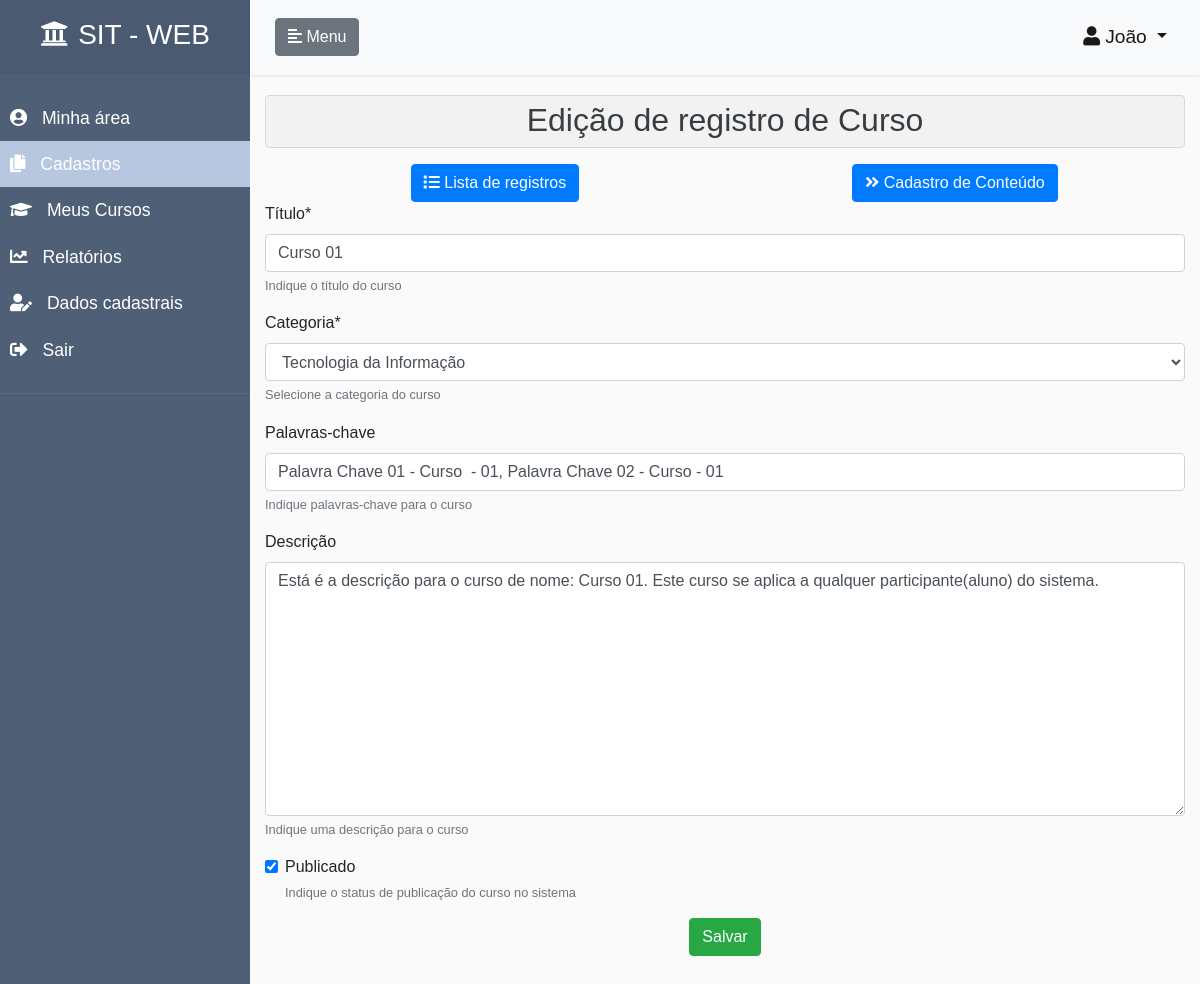
/edita-curso/1 (signed in), run on the app's committed database.
### accounts/models.py (models this page shows, shortened)
class CustomUser(AbstractUser):
    ALUNO = 1
    INSTRUTOR = 2
    ADMINISTRADOR = 3
    PERFIS = (
        (ALUNO, 'Aluno'),
        (INSTRUTOR, 'Instrutor'),
        (ADMINISTRADOR, 'Administrador'),
    )
    email = models.EmailField(unique=True)
    username = models.CharField(
        max_length=150,
        null=True,
        blank=True,
    )
    perfil = models.PositiveSmallIntegerField(
        choices=PERFIS,
        null=True,
        blank=True
    )
    REQUIRED_FIELDS = []
    USERNAME_FIELD = 'email'
    def tem_perfil_aluno(self):
        if self.perfil == self.ALUNO:
            return True
        return False
    def tem_perfil_instrutor(self):
        if self.perfil == self.INSTRUTOR:
            return True
        return False
    def tem_perfil_administrador(self):
        if self.perfil == self.ADMINISTRADOR or self.is_staff:
            return True
        return False

### core/models.py (models this page shows, shortened)
class Curso(models.Model):
    objects = CursoManager()
    titulo = models.CharField(
        unique=True,
        max_length=70,
        verbose_name=u"título",
        help_text=u"Indique o título do curso"
    )
    categoria = models.ForeignKey(
        Categoria,
        on_delete=models.CASCADE,
        help_text=u"Selecione a categoria do curso"
    )
    usuario = models.ForeignKey(
        AUTH_USER_MODEL,
        on_delete=models.CASCADE
    )
    nome_instrutor = models.CharField(
        null=True,
        verbose_name=u"Nome do instrutor",
        help_text=u"Indique o nome do instrutor do curso",
        blank=True,
        max_length=50
    )
    palavras_chaves = models.CharField(
        max_length=150,
        verbose_name=u"Palavras-chave",
        help_text=u"Indique palavras-chave para o curso",
        null=True,
        blank=True
    )
    descricao = models.TextField(
        max_length=250,
        verbose_name=u"descrição",
        help_text=u"Indique uma descrição para o curso",
        null=True,
        blank=True
    )
    publicado = models.BooleanField(
        default=False,
        help_text=u"Indique o status de publicação do curso no sistema",
    )
    data_publicado = models.DateTimeField(
        null=True,
        blank=True
    )
    data_criacao = models.DateTimeField(
        auto_now_add=True,
        null=True,
        blank=True
    )
    data_atualizacao = models.DateTimeField(
        auto_now=True,
        null=True,
        blank=True
    )
    class Meta:
        verbose_name = "Curso"
        verbose_name_plural = "Cursos"
    class CustomMeta:
        ordering_field = 'titulo'
        search_fields = ['titulo', 'categoria__titulo', 'usuario__first_name',
                         'nome_instrutor', 'palavras_chaves', 'descricao']

class Categoria(models.Model):
    objects = CategoriaManager()
    titulo = models.CharField(
        max_length=40,
        verbose_name=u"título",
        help_text=u"Indique o título da categoria"
    )
    data_criacao = models.DateTimeField(
        auto_now_add=True,
        null=True,
        blank=True
    )
    data_atualizacao = models.DateTimeField(
        auto_now=True,
        null=True,
        blank=True
    )
    class Meta:
        verbose_name = "Categoria"
        verbose_name_plural = "Categorias"
    def __str__(self):
        return self.titulo
    class CustomMeta:
        ordering_field = 'titulo'
        search_fields = ['titulo',]

### core/views.py (the view)
# urls.py: path('edita-curso/<int:id>',           editaRegistroView,  {'modelo': Curso},          name='edita-curso'),
@login_required
def editaRegistroView(request, id, modelo):
    perfil_aluno = False
    perfil_instrutor = False
    perfil_administrador = False
    if request.user.tem_perfil_aluno():
        return trata_usuario_sem_permissao(request)
    if request.user.tem_perfil_administrador():
        perfil_administrador = True
    if request.user.tem_perfil_instrutor():
        perfil_instrutor = True
    if modelo == Avaliacao:
        return trata_usuario_sem_permissao(request)
    if modelo == Inscricao:
        return trata_usuario_sem_permissao(request)
    nomeModelo = modelo._meta.verbose_name
    nomeModeloPlural = remover_acentos(modelo._meta.verbose_name_plural.lower())
    if nomeModelo == "Curso":
        edicao_curso = True
    else:
        edicao_curso = False
    tituloPagina = f"Edição de registro de {nomeModelo}"
    nomeLinkRedirecionamento = f"cadastros-{nomeModeloPlural}"
    try:
        objeto = modelo.objects.obtem_objetos_por_perfil_usuario(
            request.user).filter(pk=id)[0]
        publicado = None
        if modelo == Curso:
            publicado = objeto.publicado
    except:
        return trata_erro_404(request, None)
    if modelo == Curso:
        perfil_usuario_curso_instrutor = objeto.usuario.tem_perfil_instrutor()
        if perfil_usuario_curso_instrutor:
            formModelo = CursoForm
        else:
            formModelo = CursoAdminForm
    else:
        formModelo = forms[remover_acentos(nomeModelo.lower())]
    form = formModelo(instance=objeto, user=request.user)
    if request.method == 'POST':
        form = formModelo(data=request.POST, instance=objeto, user=request.user)
        if(form.is_valid()):
            objeto = form.save(commit=False)
            if modelo == Curso:
                if objeto.usuario is None:
                    objeto.usuario = request.user
                if publicado is not None and publicado == False and \
                        objeto.publicado == True:
                    objeto.data_publicado = datetime.now()
            if modelo == Video:
                if objeto.caminho != None:
                    objeto.video_interno = True
                    arquivo_media_url = gd_storage.url(objeto.caminho.file.name)
                    arquivo_media_url = arquivo_media_url.replace('view',
                                                                  'preview')
                    objeto.arquivo_media_url = arquivo_media_url
                else:
                    objeto.video_interno = False
            if modelo == Arquivo:
                arquivo_media_url = gd_storage.url(objeto.caminho.file.name)
                arquivo_media_url = arquivo_media_url.replace('view', 'preview')
                objeto.arquivo_media_url = arquivo_media_url
            objeto.save()
            return redirect(
                nomeLinkRedirecionamento
            )
        else:
            return render(
                request,
                'core/registro-edicao.html',
                {
                    'form': form,
                    'tituloPagina': tituloPagina,
                    'nomeLinkRedirecionamento': nomeLinkRedirecionamento,
                    'perfil_aluno': perfil_aluno,
                    'perfil_administrador': perfil_administrador,
                    'perfil_instrutor': perfil_instrutor,
                    'edicao_curso': edicao_curso,
                    'objeto': objeto,
                    'menu_inicio': False,
                    'menu_meus_cursos': False,
                    'menu_cadastros': True,
                    'menu_relatorios': False,
                    'menu_usuarios': False,
                    'menu_dados_cadastrais': False,
                }
            )
    else:
        return render(
            request,
            'core/registro-edicao.html',
            {
                'form': form,
                'tituloPagina': tituloPagina,
                'nomeLinkRedirecionamento': nomeLinkRedirecionamento,
                'perfil_aluno': perfil_aluno,
                'perfil_administrador': perfil_administrador,
                'perfil_instrutor': perfil_instrutor,
                'edicao_curso': edicao_curso,
                'objeto': objeto,
                'menu_inicio': False,
                'menu_meus_cursos': False,
                'menu_cadastros': True,
                'menu_relatorios': False,
                'menu_usuarios': False,
                'menu_dados_cadastrais': False,
            }
        )

### core/templates/core/registro-edicao.html (shortened to what this page needs)
{% extends 'pagina-inicial.html' %}
{% load crispy_forms_tags %}
{% load static %}
{% block content_page %}
<div class="col-12 list-div">
    <div class="alert alert-secondary" role="alert" style="background-color: rgba(0,0,0,.03); padding: 0;">
        <h2 class="text-center" style="margin-top: 5px;">{{tituloPagina}}</h2>
    </div>
    <div class="btn-toolbar justify-content-between" role="toolbar" aria-label="Toolbar with button groups">
        <div class="col text-center">
            <a href="/{{ nomeLinkRedirecionamento }}" class="btn btn-primary" role="button" title="Retorna para a lista de registros">
                <i class="fas fa-list class-icone-button"></i>
                    Lista de registros
            </a>
        </div>
        {% if edicao_curso == True %}
           <div class="col text-center">
                <a href="/cadastro-conteudo-curso/{{ objeto.id }}" class="btn btn-primary" role="button" title="Acessa página de cadastro de conteúdos do curso">
                    <i class="fas fa-angle-double-right class-icone-button"></i>
                        Cadastro de Conteúdo
                </a>
            </div>
        {% endif %}
    </div>
    <form method="POST">
        {{ form | crispy }}
        <div class="btn-toolbar justify-content-between" role="toolbar" aria-label="Toolbar with button groups">
            <div class="col text-center">
                <input type="submit" class="btn btn-success" value="Salvar" style="margin-bottom: 10px;" title="Salva as alterações realizadas">
            </div>
        </div>
    </form>
</div>
{% endblock %}

### templates/pagina-inicial.html (shortened to what this page needs)
{% extends  'base.html' %}
{% load static %}
{% load crispy_forms_tags %}
{% block head %}
    <link rel="stylesheet" href="{% static 'css/styles.css' %}">
{% endblock %}
{% block body %}
<body>
    <div class="wrapper">
        <nav id="sidebar">
            <div class="sidebar-header">
                <h3><a href="/" style="color: white;"><i class="fas fa-university class-icone" style="margin-right: 10px;  margin-top: 5px;"></i>SIT - WEB</a></h3>
            </div>
            <ul class="list-unstyled components">
                {% if menu_inicio == True %}
                <li class="active">
                    <a class="class-link" href="/area-usuario" title="Acessa área do usuário">
                        <i class="fas fa-user-circle class-icon"></i>
                        Minha área
                    </a>
                </li>
                {% else%}
                <li>
                    <a class="class-link" href="/area-usuario" title="Acessa área do usuário">
                        <i class="fas fa-user-circle class-icon"></i>
                        Minha área
                    </a>
                </li>
                {% endif %}
                {% if perfil_administrador == True or perfil_instrutor == True %}
                    {% if menu_cadastros == True %}
                    <li class="active">
                    {% else %}
                    <li>
                    {% endif %}
                        <a class="class-link" href="/cadastros-conteudos" title="Acessa cadastros de conteúdos">
                            <i class="fas fa-copy class-icon"></i>
                            Cadastros
                        </a>
                    </li>
                {% endif %}
                {% if perfil_aluno == True or perfil_instrutor == True %}
                    {% if menu_meus_cursos == True %}
                    <li class="active">
                        <a class="class-link" href="/meus-cursos/"  title="Acessa cursos do usuário">
                            <i class="fas fa-graduation-cap class-icon"></i>
                            Meus Cursos
                        </a>
                    </li>
                    {% else%}
                    <li>
                        <a class="class-link" href="/meus-cursos/" title="Acessa cursos do usuário">
                            <i class="fas fa-graduation-cap class-icon"></i>
                            Meus Cursos
                        </a>
                    </li>
                    {% endif %}
                {% endif %}
                {% if menu_relatorios == True %}
                <li class="active">
                    <a class="class-link" href="/relatorio-acompanhamento/"  title="Acessa relatórios de acompanhamento">
                        <i class="fas fa-chart-line class-icon"></i>
                        Relatórios
                    </a>
                </li>
                {% else%}
                <li>
                    <a class="class-link" href="/relatorio-acompanhamento/" title="Acessa relatórios de acompanhamento">
                        <i class="fas fa-chart-line class-icon"></i>
                        Relatórios
                    </a>
                </li>
                {% endif %}
                {% if menu_dados_cadastrais == True %}
                    <li class="active">
                {% else%}
                    <li>
                {% endif %}
                    <a class="class-link" href="/accounts/edit/{{ user.id }}" title="Informações de dados cadastrais do usuário">
                        <i class="fas fa-user-edit class-icon"></i>
                        Dados cadastrais
                    </a>
                </li>
                <li>
                    <a class="class-link" href="/accounts/logout" title="Realiza logout do usuário">
                        <i class="fas fa-sign-out-alt class-icon"></i>
                        Sair
                    </a>
                </li>
            </ul>
        </nav>
        <div id="content" class="container-fluid" style="padding-top: 0; padding-left: 0; padding-right: 0;">
            <nav class="navbar navbar-expand-lg navbar-light bg-light">
                <div class="container-fluid">
                    <button type="button" id="sidebarCollapse" class="btn btn-secondary">
                        <i class="fas fa-align-left"></i>
                        <span class="class-span">Menu</span>
                    </button>
                    <div class="collapse navbar-collapse" id="navbarSupportedContent">
                        <ul class="navbar-nav ml-auto">
                              <li class="nav-item active dropdown">
                                <a class="nav-link dropdown-toggle" href="#" id="navbarDropdownMenuLink" data-toggle="dropdown" aria-haspopup="true" aria-expanded="false" style="font-size: 1.2rem;">
                                  <i class="fas fa-user class-icon icone-usuario"></i>{{ user.first_name }}
                                </a>
                              </li>
                        </ul>
                    </div>
                </div>
            </nav>
            <div class="container-fluid">
                {% block content_page %}{% endblock %}
            </div>
        </div>
    </div>
</body>
{% endblock %}

### data on the page
CustomUser: first_name "João"
Curso: titulo "Curso 01", categoria "Tecnologia da Informação", palavras_chaves "Palavra Chave 01 - Curso - 01, Palavra Chave 02 - Curso - 01", descricao "Está é a descrição para o curso de nome: Curso 01. Este curso se aplica a qualquer participante(aluno) do sistema.", publicado "☑"

### other printed values
{{ tituloPagina }} "Edição de registro de Curso"
